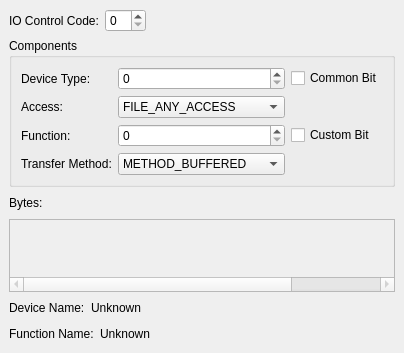
<?xml version="1.0" encoding="UTF-8"?>
<ui version="4.0">
 <class>MainWindow</class>
 <widget class="QMainWindow" name="MainWindow">
  <property name="geometry">
   <rect>
    <x>0</x>
    <y>0</y>
    <width>402</width>
    <height>353</height>
   </rect>
  </property>
  <property name="sizePolicy">
   <sizepolicy hsizetype="Fixed" vsizetype="Fixed">
    <horstretch>0</horstretch>
    <verstretch>0</verstretch>
   </sizepolicy>
  </property>
  <property name="maximumSize">
   <size>
    <width>402</width>
    <height>353</height>
   </size>
  </property>
  <property name="windowTitle">
   <string>MainWindow</string>
  </property>
  <widget class="QWidget" name="centralwidget">
   <layout class="QVBoxLayout" name="verticalLayout_2">
    <item>
     <layout class="QHBoxLayout" name="horizontalLayoutIoctlCode">
      <item>
       <widget class="QLabel" name="labelIoctlCode">
        <property name="text">
         <string>IO Control Code:</string>
        </property>
       </widget>
      </item>
      <item>
       <widget class="HexSpinBox" name="spinBoxIoctlCode"/>
      </item>
      <item>
       <spacer name="horizontalSpacerIoctlCode">
        <property name="orientation">
         <enum>Qt::Horizontal</enum>
        </property>
        <property name="sizeHint" stdset="0">
         <size>
          <width>40</width>
          <height>20</height>
         </size>
        </property>
       </spacer>
      </item>
     </layout>
    </item>
    <item>
     <widget class="QGroupBox" name="groupBoxComponents">
      <property name="title">
       <string>Components</string>
      </property>
      <layout class="QVBoxLayout" name="verticalLayout">
       <item>
        <layout class="QGridLayout" name="gridLayoutComponents">
         <item row="2" column="0">
          <widget class="QLabel" name="labelFunction">
           <property name="text">
            <string>Function:</string>
           </property>
          </widget>
         </item>
         <item row="1" column="1">
          <widget class="QComboBox" name="comboBoxAccess">
           <item>
            <property name="text">
             <string>FILE_ANY_ACCESS</string>
            </property>
           </item>
           <item>
            <property name="text">
             <string>FILE_READ_DATA</string>
            </property>
           </item>
           <item>
            <property name="text">
             <string>FILE_WRITE_DATA</string>
            </property>
           </item>
           <item>
            <property name="text">
             <string>READ and WRITE</string>
            </property>
           </item>
          </widget>
         </item>
         <item row="0" column="0">
          <widget class="QLabel" name="labelDeviceType">
           <property name="text">
            <string>Device Type:</string>
           </property>
          </widget>
         </item>
         <item row="0" column="2">
          <widget class="QCheckBox" name="checkBoxCommonBit">
           <property name="text">
            <string>Common Bit</string>
           </property>
          </widget>
         </item>
         <item row="3" column="1">
          <widget class="QComboBox" name="comboBoxTransferMethod">
           <item>
            <property name="text">
             <string>METHOD_BUFFERED</string>
            </property>
           </item>
           <item>
            <property name="text">
             <string>METHOD_IN_DIRECT</string>
            </property>
           </item>
           <item>
            <property name="text">
             <string>METHOD_OUT_DIRECT</string>
            </property>
           </item>
           <item>
            <property name="text">
             <string>METHOD_NEITHER</string>
            </property>
           </item>
          </widget>
         </item>
         <item row="1" column="0">
          <widget class="QLabel" name="labelAccess">
           <property name="text">
            <string>Access:</string>
           </property>
          </widget>
         </item>
         <item row="2" column="2">
          <widget class="QCheckBox" name="checkBoxCustomBit">
           <property name="text">
            <string>Custom Bit</string>
           </property>
          </widget>
         </item>
         <item row="3" column="0">
          <widget class="QLabel" name="labelTransferMethod">
           <property name="text">
            <string>Transfer Method:</string>
           </property>
          </widget>
         </item>
         <item row="0" column="1">
          <widget class="HexSpinBox" name="spinBoxDeviceType"/>
         </item>
         <item row="2" column="1">
          <widget class="HexSpinBox" name="spinBoxFunction"/>
         </item>
        </layout>
       </item>
      </layout>
     </widget>
    </item>
    <item>
     <layout class="QHBoxLayout" name="horizontalLayoutBytes">
      <item>
       <widget class="QLabel" name="labelBytes">
        <property name="text">
         <string>Bytes:</string>
        </property>
       </widget>
      </item>
      <item>
       <spacer name="horizontalSpacerBytes">
        <property name="orientation">
         <enum>Qt::Horizontal</enum>
        </property>
        <property name="sizeHint" stdset="0">
         <size>
          <width>40</width>
          <height>20</height>
         </size>
        </property>
       </spacer>
      </item>
     </layout>
    </item>
    <item>
     <widget class="QTableWidget" name="tableWidgetBytes">
      <property name="enabled">
       <bool>false</bool>
      </property>
      <attribute name="horizontalHeaderVisible">
       <bool>false</bool>
      </attribute>
      <attribute name="horizontalHeaderMinimumSectionSize">
       <number>4</number>
      </attribute>
      <attribute name="verticalHeaderVisible">
       <bool>false</bool>
      </attribute>
      <column>
       <property name="text">
        <string>3</string>
       </property>
      </column>
      <column>
       <property name="text">
        <string>2</string>
       </property>
      </column>
      <column>
       <property name="text">
        <string>1</string>
       </property>
      </column>
      <column>
       <property name="text">
        <string>0</string>
       </property>
      </column>
     </widget>
    </item>
    <item>
     <layout class="QHBoxLayout" name="horizontalLayoutDeviceName">
      <item>
       <widget class="QLabel" name="labelDeviceName">
        <property name="text">
         <string>Device Name:</string>
        </property>
       </widget>
      </item>
      <item>
       <widget class="QLabel" name="labelDeviceNameValue">
        <property name="text">
         <string>Unknown</string>
        </property>
       </widget>
      </item>
      <item>
       <spacer name="horizontalSpacerDeviceName">
        <property name="orientation">
         <enum>Qt::Horizontal</enum>
        </property>
        <property name="sizeHint" stdset="0">
         <size>
          <width>40</width>
          <height>20</height>
         </size>
        </property>
       </spacer>
      </item>
     </layout>
    </item>
    <item>
     <layout class="QHBoxLayout" name="horizontalFunctionName">
      <item>
       <widget class="QLabel" name="labelFunctionName">
        <property name="text">
         <string>Function Name:</string>
        </property>
       </widget>
      </item>
      <item>
       <widget class="QLabel" name="labelFunctionNameValue">
        <property name="text">
         <string>Unknown</string>
        </property>
       </widget>
      </item>
      <item>
       <spacer name="horizontalSpacerFunctionName">
        <property name="orientation">
         <enum>Qt::Horizontal</enum>
        </property>
        <property name="sizeHint" stdset="0">
         <size>
          <width>40</width>
          <height>20</height>
         </size>
        </property>
       </spacer>
      </item>
     </layout>
    </item>
   </layout>
  </widget>
 </widget>
 <customwidgets>
  <customwidget>
   <class>HexSpinBox</class>
   <extends>QSpinBox</extends>
   <header>HexSpinBox.hpp</header>
  </customwidget>
 </customwidgets>
 <resources/>
 <connections/>
</ui>
